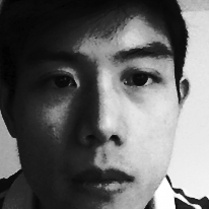
//> input picture FaceDetection/image.jpg, 209 x 209 px, given in place of the camera
$ ./main   (built with g++ and OpenCV 4)
//> lines starting //> are read from the running program, lines starting //| are printed output that depends on the picture; after the words box and inside, x2 and y2 are one past the last pixel; in counts of white or black regions, pixels touching at a corner belong together
### FaceDetection/Detector.h
#ifndef DETECTOR_H
#define DETECTOR_H

#include "opencv2/objdetect/objdetect.hpp"
#include "opencv2/contrib/contrib.hpp"
#include "opencv2/highgui/highgui.hpp"
#include "opencv2/imgproc/imgproc.hpp"
#include <iostream>
#include <fstream>
#include <sstream>
#include <stdio.h>

using namespace std;
using namespace cv;
class Detector {
private:
	VideoCapture capture;
	CascadeClassifier face_cascade;
	Mat frame;

	void convertImage(Mat& result, int colorCode);

public:
	Detector();
	Detector(string cascade_name, int device_num, Mat image);
	Mat getFrame();
	vector<Rect> detectAndDisplay(Mat &result, int colorCode = CV_BGR2GRAY);
	void captureFrame();
};

#endif

### FaceDetection/Person.h
#ifndef PERSON_H
#define PERSON_H

#include "opencv2/imgproc/imgproc.hpp"

#include <string>
using namespace std;
using namespace cv;

class Person {
private:
	int pid;
	string name;
	string description;
	Mat image;

public:
	// [11 lines of commented-out code are left out]
	Person(int id, string nm, string desc, Mat img);
	void setName(string name);
	void setDescription(string desc);
	string getName();
	string getDescription();
	Mat getImage();
	int getPID();
};

#endif

### FaceDetection/Recognizer.h
#ifndef RECOGNIZER_H
#define RECOGNIZER_H

#include "opencv2/objdetect/objdetect.hpp"
#include "opencv2/contrib/contrib.hpp"
#include "opencv2/highgui/highgui.hpp"
#include "opencv2/imgproc/imgproc.hpp"
#include "Person.h"

#include <iostream>
#include <fstream>
#include <sstream>
#include <stdio.h>

using namespace std;
using namespace cv;

class Recognizer {
private:
	Ptr<FaceRecognizer> model;
	void displayText(Person person, Point point, Mat frame);

public:
	Recognizer();
	Recognizer(Ptr<FaceRecognizer> model);
	Ptr<FaceRecognizer> getModel();

	/*
	input: vector of images and labels
	output: add images to model to be used for recognition
	*/
	void trainImages(vector<Mat> images, vector<int> labels);

	/*
	input: vector of faces. Note: frame, gray, and size are just for displaying square around the face
	output: return the label of the training image that fit the image from faces
	*/
	void prediction(Mat frame, vector<Rect> faces, Mat gray, Size size, vector<Person> persons);

	/*
	read a csv file name line by line. Each line should consist of image path follow by a separator(;) followed by a label
	saves images to a vector<Mat> images, and the label to vector<int> labels.
	the images will be trained and compared to the frame from webcam
	the labels should states ID of the person in the image.
	*/
	static void read_csv(const string& filename, vector<Mat>& images, vector<int>& labels, char separator = ';');
};

#endif

### FaceDetection/stdafx.h
// stdafx.h : include file for standard system include files,
// or project specific include files that are used frequently, but
// are changed infrequently
//

#pragma once

#include "targetver.h"

#include <stdio.h>
#include <tchar.h>


// TODO: reference additional headers your program requires here

### FaceDetection/Person.cpp
#include "stdafx.h"
#include "Person.h"

Person::Person(int id, string nm, string desc, Mat img){
	pid = id;
	name = nm;
	description = desc;
	image = img;
}

void Person::setName(string nm){
	name = nm;
}
void Person::setDescription(string desc){
	description = desc;
}
string Person::getName(){
	return name;
}
string Person::getDescription() {
	return description;
}
Mat Person::getImage(){
	return image;
}
int Person::getPID(){
	return pid;
}

### FaceDetection/Detector.cpp
#include "stdafx.h"
#include "Detector.h"

Detector::Detector() {
	string face_cascade_name = "D:\\My Document\\opencv\\sources\\data\\haarcascades\\haarcascade_frontalface_alt.xml";
	capture.open(0);
	if (!capture.isOpened()){
		cerr << "Cannot load video capture device" << endl;
		throw std::exception("Error loading video capture device");
	}

	if (!face_cascade.load(face_cascade_name)) {
		cerr << "Error loading cascade xml. Please check path." << endl;
		throw std::exception("Error loading cascade file");
	}

	captureFrame();
}

// [14 lines left out: function Detector, not called in this run]

Mat Detector::getFrame() {
	return frame;
}

void Detector::convertImage(Mat& result, int colorCode)
{
	cvtColor(frame, result, colorCode);
}

void Detector::captureFrame() {
	capture >> frame;
//> frame is the input picture: 209 rows x 209 cols, CV_8UC3; min 0, max 255, mean 100.6
}

vector<Rect> Detector::detectAndDisplay(Mat& result, int colorCode){
	std::vector<Rect> faces;

	convertImage(result, colorCode);
	equalizeHist(result, result);

	// Detect faces
	const double SCALE = 1.1;
	const int MIN_NEIGHBORS = 2;
	const Size MIN_OBJECT_SIZE = Size(30, 30);
	face_cascade.detectMultiScale(result, faces, SCALE, MIN_NEIGHBORS, 0 | CASCADE_SCALE_IMAGE, MIN_OBJECT_SIZE);

	size_t ic = 0;

	for (ic = 0; ic < faces.size(); ic++) // Iterate through all current elements (detected faces)

	{
		const int RECT_THICKNESS = 2;
		const int LINE_TYPE = 8;
		const int SHIFT_BITS = 0;
		rectangle(frame, faces[ic], Scalar(0, 255, 0), RECT_THICKNESS, LINE_TYPE, SHIFT_BITS);
	}

	return faces;
}

### FaceDetection/Recognizer.cpp
#include "stdafx.h"
#include "Recognizer.h"

Recognizer::Recognizer(){
	model = createLBPHFaceRecognizer(2, 14, 8, 8, 115.0);
}

Recognizer::Recognizer(Ptr<FaceRecognizer> model){
	this->model = model;
}

Ptr<FaceRecognizer> Recognizer::getModel(){
	return model;
}

void Recognizer::displayText(Person person, Point point, Mat frame) {
	putText(frame, person.getName(), Point(point.x, point.y - 20), FONT_HERSHEY_PLAIN, 1.5, CV_RGB(150, 0, 255), 2.0);
	putText(frame, person.getDescription(), point, FONT_HERSHEY_PLAIN, 1.5, CV_RGB(150, 0, 255), 2.0);
}

void Recognizer::trainImages(vector<Mat> images, vector<int> labels) {
	model->train(images, labels);
}

void Recognizer::prediction(Mat frame, vector<Rect> faces, Mat gray, Size size, vector<Person> persons) {

	Mat face_im;

	/*training images and the face images from frame must be same size
	therefore we must resize it*/
	for (size_t i = 0; i < faces.size(); i++) {
		//get each face as a rectangle
		Rect face_i = faces[i];

		//crop the rectangle and save it as an image face_im
		face_im = gray(face_i);
		//resize the image to be the same as training images
		cv::resize(face_im, face_im, size, 1.0, 1.0, INTER_CUBIC);

		//predict which image it belongs to
		int predict = model->predict(face_im);
		string text;
		//text = format("predicted class = %d", predict);

		//set the position of the predicted text on top of the square
		int pos_x = std::max(face_i.tl().x - 10, 0);
		int pos_y = std::max(face_i.tl().y - 10, 0);
		//putText(frame, text, Point(pos_x, pos_y), FONT_HERSHEY_PLAIN, 1.0, CV_RGB(0, 255, 0), 2.0);
		for (Person person : persons) {
			if (person.getPID() == predict) {
				displayText(person, Point(pos_x, pos_y), frame);
			}
		}
	}
}

// [27 lines left out: function read_csv, not called in this run]

### FaceDetection/main.cpp
#include "stdafx.h"
#include "Recognizer.h"
#include "Detector.h"
#include "Person.h"

int main()
{
	/*grab the images from a file (or database) to be compared to and recognized from*/

	//initialize vector of images and labels to hold images and labels from csv file
	vector<Mat> images;
	vector<int> labels;
	string face_filename = "D:\\My Document\\Github\\OpenCV-Face-Recognition\\FaceDetection\\faces.csv";
	Recognizer recognizer = Recognizer();
	Detector detector = Detector();

	vector<Person> persons;
	Mat image = imread("D:\\My Document\\Github\\OpenCV-Face-Recognition\\FaceDetection\\image.jpg", 0);
//> image: 209 rows x 209 cols, CV_8UC1; min 0, max 255, mean 100.6
	persons.push_back(Person(1, "Kenji", "Sexy", image));
//> persons = 1 item
	image = imread("D:\\My Document\\Github\\OpenCV-Face-Recognition\\FaceDetection\\laughing.jpg", 0);
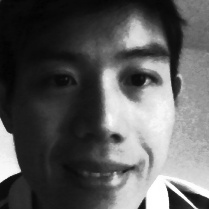
//> input picture FaceDetection/laughing.jpg, 209 x 209 px
//> image is the input picture: 209 rows x 209 cols, CV_8UC1; min 2, max 255, mean 91.4
	persons.push_back(Person(2, "Kenji", "Laughing", image));
//> persons = 2 items

	// [10 lines of commented-out code are left out]
	images.push_back(persons[0].getImage());
	labels.push_back(persons[0].getPID());
//> labels = [1]
	images.push_back(persons[1].getImage());
	labels.push_back(persons[1].getPID());
//> labels = [1, 2]

	for (Mat image : images){
		if (image.empty()) {
			cerr << "image empty" << endl;
			exit(1);
		}
	}
//> this loop made 2 passes
	//get the height and width of the images to be trained
	int height = images[0].rows;
//> height = 209
	int width = images[0].cols;
//> width = 209
	Size size = Size(width, height);
//> size = Size(209, 209)

	recognizer.trainImages(images, labels);

	bool exit = false;
	string filename = "image";
	string color_img_name = "color";
	int file_number = 0;

	while (!exit) {
		vector<Rect> faces;
		Mat gray;

		//capture frame and convert to gray image
		detector.captureFrame();

		if (!detector.getFrame().empty()){
			//detect faces from gray image and save to vector of faces (vector<Rect> faces)
			faces = detector.detectAndDisplay(gray, CV_BGR2GRAY);
//> in detectAndDisplay, `equalizeHist(result, result);`:
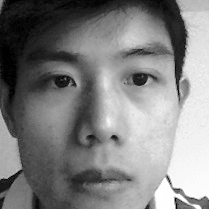
//> result: 209 rows x 209 cols, CV_8UC1; min 0, max 255, mean 128.6
//> in detectAndDisplay, `face_cascade.detectMultiScale(result, faces, SCALE, MIN_NEIGHBORS, 0 |..`: faces = 1 Rect (x, y, width, height): [16, 11, 172, 172]
//> the loop in detectAndDisplay, `for (ic = 0; ic < faces.size(); ic++)` made 1 pass
//> after the loop in detectAndDisplay, `for (ic = 0; ic < faces.size(); ic++)`:
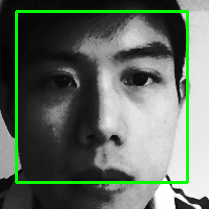
//> frame: 209 rows x 209 cols, CV_8UC3; 4.69% of pixels changed, all inside (x1, y1, x2, y2) = (15, 10, 189, 184)
//> faces = 1 Rect (x, y, width, height): [16, 11, 172, 172]
		}
		else {
			cout << "No frame captured" << endl;
			break;
		}

		recognizer.prediction(detector.getFrame(), faces, gray, size, persons);
//> the loop in prediction, `for (size_t i = 0; i < faces.size(); i++)` made 1 pass
//> (face_i, predict, pos_x, pos_y) on pass 1: (Rect(16, 11, 172, 172), 1, 6, 1)
//> pass 1, in prediction, `face_im = gray(face_i);`:
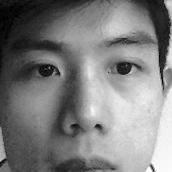
//> face_im: 172 rows x 172 cols, CV_8UC1; min 0, max 255, mean 126.1
//> after the loop in prediction, `for (size_t i = 0; i < faces.size(); i++)`: frame: 209 rows x 209 cols, CV_8UC3; 0.12% of pixels changed, all inside (x1, y1, x2, y2) = (11, 0, 61, 6)

		int c = waitKey(10);
//> the Esc key is pressed
		switch (char(c))
		{

		case 'c':
		case 'C':
			exit = true;
			break;

		case 'f':
		case 'F': {
			Mat img;
			Mat face;

			//resize. make sure all images taken are the same size
			cv::resize(gray(faces[0]), face, size, 1.0, 1.0, INTER_CUBIC);

			//save face as
			imwrite(filename + to_string(file_number++) + ".jpg", face);
			break;
		}

		case 's':
		case 'S':
			//take full screen color image
			imwrite(color_img_name + to_string(file_number++) + ".jpg", detector.getFrame());
			break;

		default:
			break;
		}

		imshow("face recognizer", detector.getFrame());
	}
	return 0;
}
